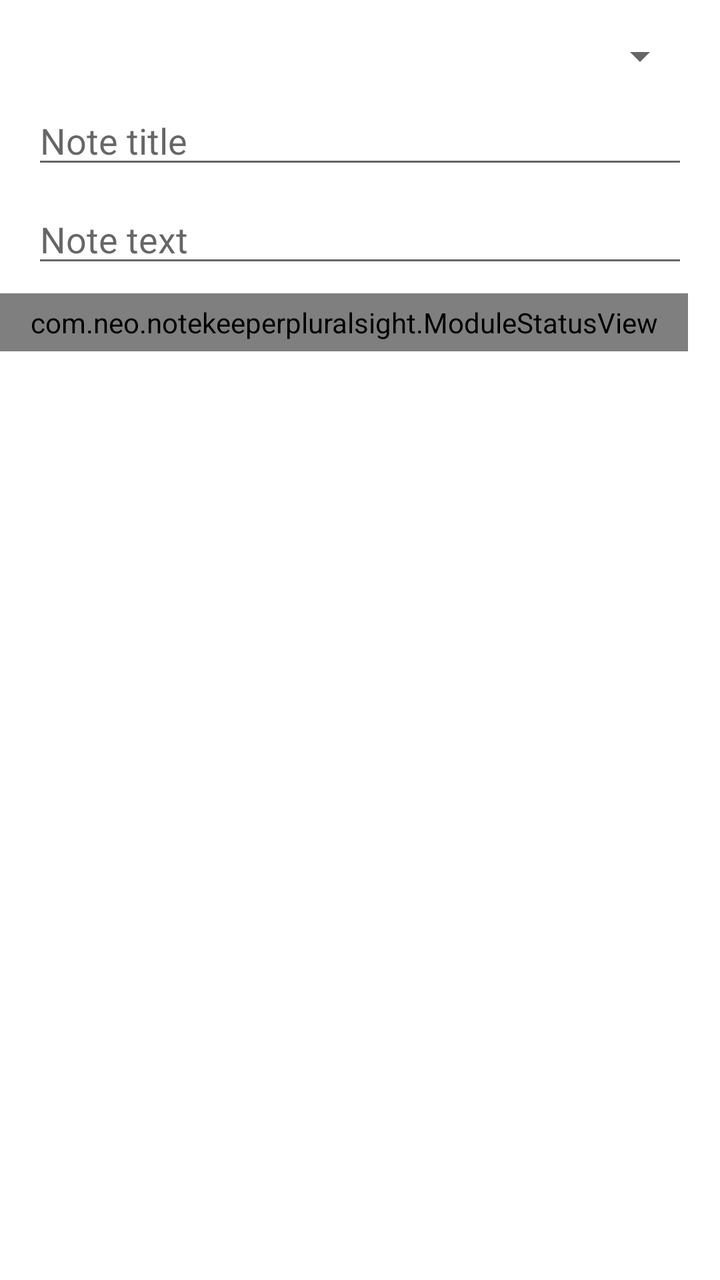
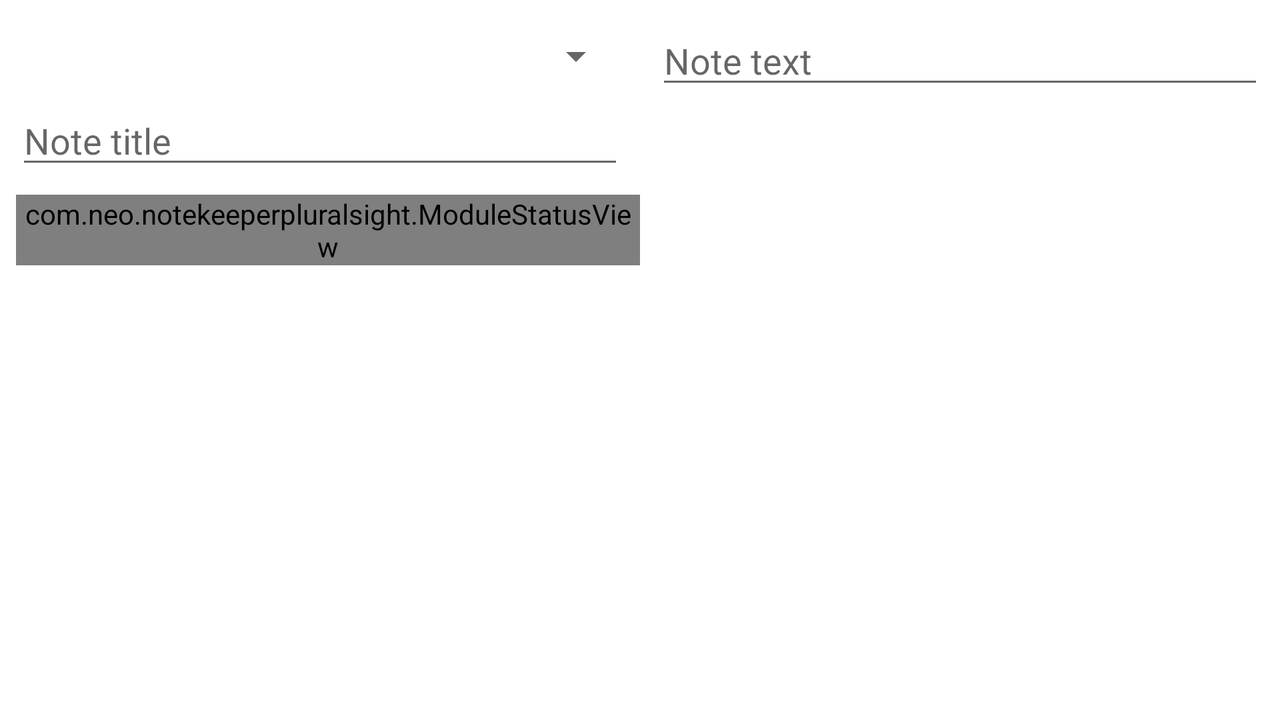

Compare how this app lays out the same screen by default and in its alternative resource folder. The renders come first, then the two layout files and the values they reference.
<!-- AndroidManifest.xml: application theme AppTheme -->
<!-- res/layout/content_note.xml -->
<?xml version="1.0" encoding="utf-8"?>
<androidx.constraintlayout.widget.ConstraintLayout
    xmlns:android="http://schemas.android.com/apk/res/android"
    xmlns:app="http://schemas.android.com/apk/res-auto"
    xmlns:tools="http://schemas.android.com/tools"
    android:layout_width="match_parent"
    android:layout_height="match_parent"
    app:layout_behavior="@string/appbar_scrolling_view_behavior"
    tools:context=".NoteActivity"
    tools:showIn="@layout/activity_note">

    <ProgressBar
        android:id="@+id/progress_bar"
        style="?android:attr/progressBarStyleHorizontal"
        android:layout_width="0dp"
        android:layout_height="2dp"
        android:layout_marginLeft="32dp"
        android:layout_marginTop="8dp"
        android:layout_marginRight="32dp"
        android:layout_marginBottom="8dp"
        android:max="3"
        android:visibility="gone"
        app:layout_constraintBottom_toBottomOf="parent"
        app:layout_constraintLeft_toLeftOf="parent"
        app:layout_constraintRight_toRightOf="parent"
        app:layout_constraintTop_toTopOf="parent" />

    <Spinner
        android:id="@+id/spinner_courses"
        android:layout_width="0dp"
        android:layout_height="wrap_content"
        android:layout_marginLeft="16dp"
        android:layout_marginTop="16dp"
        android:layout_marginRight="16dp"
        android:nextFocusRight="@+id/text_note_title"
        app:layout_constraintHorizontal_bias="0.0"
        app:layout_constraintLeft_toLeftOf="parent"
        app:layout_constraintRight_toRightOf="parent"
        app:layout_constraintTop_toTopOf="parent" />

    <EditText
        android:id="@+id/text_note_title"
        android:layout_width="0dp"
        android:layout_height="wrap_content"
        android:layout_marginTop="8dp"
        android:ems="10"
        android:hint="@string/note_title_hint"
        android:inputType="textMultiLine"
        android:nextFocusRight="@+id/text_note_text"
        app:layout_constraintLeft_toLeftOf="@+id/spinner_courses"
        app:layout_constraintRight_toRightOf="@+id/spinner_courses"
        app:layout_constraintTop_toBottomOf="@+id/spinner_courses" />

    <EditText
        android:id="@+id/text_note_text"
        android:layout_width="0dp"
        android:layout_height="wrap_content"
        android:layout_marginLeft="0dp"
        android:layout_marginRight="0dp"
        android:layout_marginTop="8dp"
        android:ems="10"
        android:hint="@string/note_text_hint"
        android:inputType="textMultiLine"
        app:layout_constraintLeft_toLeftOf="@+id/text_note_title"
        app:layout_constraintRight_toRightOf="@+id/text_note_title"
        app:layout_constraintTop_toBottomOf="@+id/text_note_title"/>

    <view
        android:id="@+id/module_status"
        class="com.neo.notekeeperpluralsight.ModuleStatusView"
        android:layout_width="0dp"
        android:layout_height="wrap_content"
        android:layout_marginTop="8dp"
        android:padding="5dp"
        app:layout_constraintEnd_toEndOf="@+id/text_note_text"
        app:layout_constraintStart_toStartOf="parent"
        app:layout_constraintTop_toBottomOf="@+id/text_note_text"
        app:outlineColor="#ff0000"
        app:outlineWidth="5dp"
        app:shape="square" />


</androidx.constraintlayout.widget.ConstraintLayout>
<!-- resources referenced by this layout -->
<resources>
  <string name="note_text_hint">Note text</string>
  <string name="note_title_hint">Note title</string>
</resources>
<!-- res/layout-land/content_note.xml (the repository's variant of the layout above) -->
<!-- drawn on the phone turned sideways -->
<?xml version="1.0" encoding="utf-8"?>
<androidx.core.widget.NestedScrollView
    xmlns:android="http://schemas.android.com/apk/res/android"
    xmlns:app="http://schemas.android.com/apk/res-auto"
    xmlns:tools="http://schemas.android.com/tools"
    android:layout_width="match_parent"
    android:layout_height="match_parent"
    app:layout_behavior="@string/appbar_scrolling_view_behavior"
    tools:context=".NoteActivity"
    tools:showIn="@layout/activity_note">

    <androidx.constraintlayout.widget.ConstraintLayout xmlns:android="http://schemas.android.com/apk/res/android"
        xmlns:app="http://schemas.android.com/apk/res-auto"
        xmlns:tools="http://schemas.android.com/tools"
        android:layout_width="match_parent"
        android:layout_height="match_parent"
        app:layout_behavior="@string/appbar_scrolling_view_behavior"
        tools:context=".NoteActivity"
        tools:showIn="@layout/activity_note">

        <ProgressBar
            android:id="@+id/progress_bar"
            style="?android:attr/progressBarStyleHorizontal"
            android:layout_width="0dp"
            android:layout_height="wrap_content"
            android:layout_marginLeft="32dp"
            android:layout_marginTop="8dp"
            android:layout_marginRight="32dp"
            android:layout_marginBottom="8dp"
            android:max="3"
            android:visibility="gone"
            app:layout_constraintBottom_toBottomOf="parent"
            app:layout_constraintLeft_toLeftOf="parent"
            app:layout_constraintRight_toRightOf="parent"
            app:layout_constraintTop_toTopOf="parent" />

        <Spinner
            android:id="@+id/spinner_courses"
            android:layout_width="0dp"
            android:layout_height="wrap_content"
            android:layout_marginStart="8dp"
            android:layout_marginTop="16dp"
            android:layout_marginEnd="8dp"
            app:layout_constraintEnd_toStartOf="@+id/guideline"
            app:layout_constraintRight_toRightOf="parent"
            app:layout_constraintStart_toStartOf="parent"
            app:layout_constraintTop_toTopOf="parent" />

        <EditText
            android:id="@+id/text_note_title"
            android:layout_width="0dp"
            android:layout_height="wrap_content"
            android:layout_marginLeft="0dp"
            android:layout_marginTop="8dp"
            android:layout_marginRight="0dp"
            android:ems="10"
            android:hint="@string/note_title_hint"
            android:inputType="textMultiLine"
            app:layout_constraintLeft_toLeftOf="@+id/spinner_courses"
            app:layout_constraintRight_toRightOf="@+id/spinner_courses"
            app:layout_constraintTop_toBottomOf="@+id/spinner_courses" />

        <EditText
            android:id="@+id/text_note_text"
            android:layout_width="0dp"
            android:layout_height="wrap_content"
            android:layout_marginStart="8dp"
            android:layout_marginTop="8dp"
            android:layout_marginEnd="8dp"
            android:ems="10"
            android:hint="@string/note_text_hint"
            android:inputType="textMultiLine"
            app:layout_constraintEnd_toEndOf="parent"
            app:layout_constraintStart_toStartOf="@+id/guideline"
            app:layout_constraintTop_toTopOf="parent" />

        <androidx.constraintlayout.widget.Guideline
            android:id="@+id/guideline"
            android:layout_width="wrap_content"
            android:layout_height="wrap_content"
            android:orientation="vertical"
            app:layout_constraintGuide_percent="0.5" />

        <view
            android:id="@+id/module_status"
            class="com.neo.notekeeperpluralsight.ModuleStatusView"
            android:layout_width="0dp"
            android:layout_height="wrap_content"
            android:layout_marginTop="8dp"
            app:layout_constraintEnd_toStartOf="@+id/guideline"
            app:layout_constraintStart_toStartOf="@+id/text_note_title"
            app:layout_constraintTop_toBottomOf="@+id/text_note_title" />
    </androidx.constraintlayout.widget.ConstraintLayout>
</androidx.core.widget.NestedScrollView>
